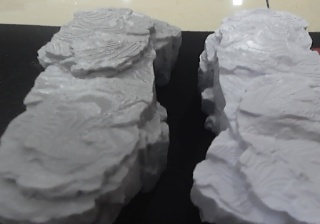
#> input picture 1.jpg, 320 x 224 px
$ python -i crack_detect.py   (imports and definitions only)
#> lines starting #> are read from the running program, lines starting #| are printed output that depends on the picture; after the words box and inside, x2 and y2 are one past the last pixel; in counts of white or black regions, pixels touching at a corner belong together
#> further down, picture is the input picture: shape (224, 320, 3); mean B, G, R 121, 119.7, 119.4
#!/usr/bin/env python3
"""传统图像处理 - 检测黑色裂缝（白色=石块，黑色=裂缝）"""
import cv2, numpy as np, threading, time, socket
from http.server import HTTPServer, BaseHTTPRequestHandler

CAM_ID, CAM_W, CAM_H = 0, 1280, 720
CRACK_THRESH = 60  # 低于此灰度值 = 裂缝
MIN_AREA = 200     # 最小裂缝面积（去噪）
PORT = 8000

latest_jpeg = None
fps_val = 0
lock = threading.Lock()

def detect_cracks(frame):
    gray = cv2.cvtColor(frame, cv2.COLOR_BGR2GRAY)
    # 黑色 = 低灰度 → 裂缝
    _, crack_bin = cv2.threshold(gray, CRACK_THRESH, 255, cv2.THRESH_BINARY_INV)
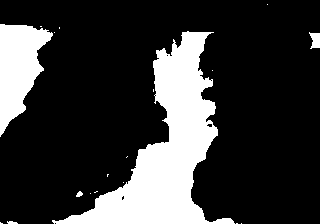
#> crack_bin: shape (224, 320); 21.7% white; 19 white regions (14 under 20 px), largest, box (x1, y1, x2, y2) and area: (52, 31, 235, 224) 11900, (0, 24, 53, 137) 3425, (309, 32, 320, 49) 132, (76, 191, 83, 197) 28, (7, 221, 18, 224) 25
    # 形态学去噪 + 连接
    kernel = cv2.getStructuringElement(cv2.MORPH_ELLIPSE, (3, 3))
    crack_clean = cv2.morphologyEx(crack_bin, cv2.MORPH_OPEN, kernel, iterations=1)
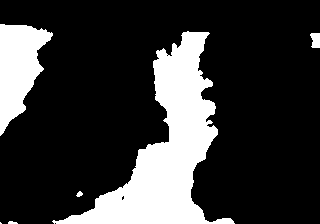
#> crack_clean: shape (224, 320); 21.6% white; 6 white regions (1 under 20 px), largest, box (x1, y1, x2, y2) and area: (52, 31, 235, 224) 11851, (0, 24, 53, 136) 3419, (310, 33, 320, 48) 126, (76, 191, 83, 197) 27, (8, 221, 18, 224) 23
    crack_clean = cv2.morphologyEx(crack_clean, cv2.MORPH_CLOSE, kernel, iterations=2)
#> crack_clean: shape (224, 320); 21.7% white; 6 white regions (1 under 20 px)
    # 过滤小区域
    contours, _ = cv2.findContours(crack_clean, cv2.RETR_EXTERNAL, cv2.CHAIN_APPROX_SIMPLE)
#> contours = 6 contours, 3 with area under 20; largest, box (x1, y1, x2, y2) and area: (52, 31, 235, 224) 11550, (0, 24, 53, 136) 3286, (310, 33, 320, 48) 104
    crack_mask = np.zeros_like(crack_clean)
    crack_contours = []
    for c in contours:
        if cv2.contourArea(c) > MIN_AREA:
            cv2.drawContours(crack_mask, [c], -1, 255, -1)
            crack_contours.append(c)
#> this loop made 6 passes
#> c on pass 1: [[0, 222], [0, 223], [1, 223]]
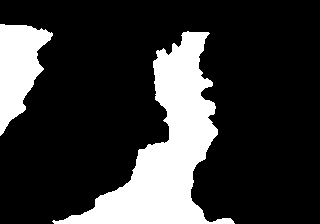
#> crack_mask: shape (224, 320); 21.4% white; 2 white regions
#> after the loop, crack_contours = 2 contours; box (x1, y1, x2, y2) and area: (52, 31, 235, 224) 11550, (0, 24, 53, 136) 3286
    return crack_mask, crack_contours

def inference_loop():
    global latest_jpeg, fps_val
    cap = cv2.VideoCapture(CAM_ID)
    cap.set(cv2.CAP_PROP_FOURCC, cv2.VideoWriter_fourcc(*'MJPG'))
    cap.set(3, CAM_W); cap.set(4, CAM_H); cap.set(cv2.CAP_PROP_BUFFERSIZE, 1)
    fc, t0 = 0, time.time()
    while True:
        ret, frame = cap.read()
        if not ret: time.sleep(0.01); continue
        crack_mask, contours = detect_cracks(frame)
        if contours:
            result = frame.astype(np.float32)
            cf = (crack_mask > 0).astype(np.float32)
            # 裂缝涂鲜艳绿色
            result[cf > 0] = [50, 255, 50]
            frame = np.clip(result, 0, 255).astype(np.uint8)
            # 轮廓线
            cv2.drawContours(frame, contours, -1, (0, 200, 0), 1)
        fc += 1
        if fc % 30 == 0: fps_val = 30 / (time.time() - t0); t0 = time.time()
        cv2.putText(frame, f"FPS:{fps_val:.1f}", (10, 30), cv2.FONT_HERSHEY_SIMPLEX, 0.8, (0, 255, 255), 2)
        with lock:
            _, arr = cv2.imencode('.jpg', frame, [cv2.IMWRITE_JPEG_QUALITY, 75])
            latest_jpeg = arr.tobytes()

HTML = b"""<!DOCTYPE html><html><body style="margin:0;background:#222">
<h2 style="color:#0f0;text-align:center">Crack Detection</h2>
<p style="color:#aaa;text-align:center">Threshold=%d</p>
<img src="/video" style="width:100%%"></body></html>""" % CRACK_THRESH

class Handler(BaseHTTPRequestHandler):
    def do_GET(self):
        if self.path == '/':
            self.send_response(200); self.send_header('Content-type', 'text/html'); self.end_headers()
            self.wfile.write(HTML)
        elif self.path == '/video':
            self.send_response(200)
            self.send_header('Content-type', 'multipart/x-mixed-replace; boundary=frame')
            self.send_header('Cache-Control', 'no-cache'); self.end_headers()
            while True:
                with lock: data = latest_jpeg
                if data:
                    try: self.wfile.write(b'--frame\r\nContent-Type: image/jpeg\r\n\r\n' + data + b'\r\n')
                    except: break
                time.sleep(0.03)

# [6 lines not run here, left out]

>>> import cv2
>>> picture = cv2.imread('1.jpg')
>>> result = detect_cracks(picture)

$ run again, on 2.jpg
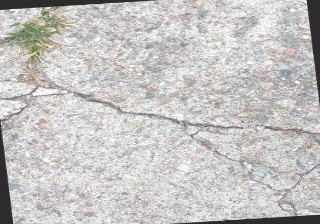
#> input picture 2.jpg, 320 x 224 px
#> picture is the input picture: shape (224, 320, 3); mean B, G, R 195.3, 196.2, 198
#> in detect_cracks, `_, crack_bin = cv2.threshold(gray, CRACK_THRESH, 255, cv2.THRESH_BINAR..`:
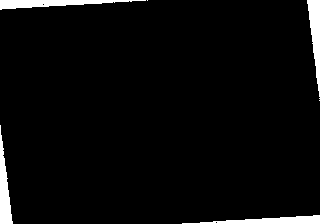
#> crack_bin: shape (224, 320); 3.8% white; 7 white regions (3 under 20 px), largest, box (x1, y1, x2, y2) and area: (0, 0, 146, 10) 741, (307, 0, 320, 97) 669, (182, 215, 320, 224) 662, (0, 125, 13, 224) 657
#> contours = 4 contours; box (x1, y1, x2, y2) and area: (0, 0, 133, 10) 590, (307, 0, 320, 92) 566, (0, 134, 13, 224) 552, (199, 215, 320, 224) 517
#> the loop in detect_cracks, `for c in contours:` made 4 passes
#> after the loop in detect_cracks, `for c in contours:`: crack_contours has the same summary as contours

$ run again, on 3.jpg
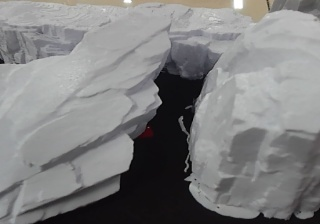
#> input picture 3.jpg, 320 x 224 px
#> picture is the input picture: shape (224, 320, 3); mean B, G, R 128, 127.6, 127.5
#> in detect_cracks, `_, crack_bin = cv2.threshold(gray, CRACK_THRESH, 255, cv2.THRESH_BINAR..`:
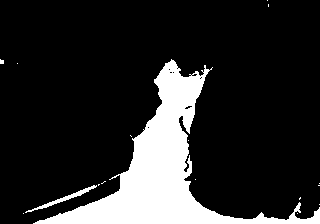
#> crack_bin: shape (224, 320); 16% white; 17 white regions (15 under 20 px), largest, box (x1, y1, x2, y2) and area: (33, 59, 320, 224) 11144, (25, 185, 97, 213) 257
#> contours = 3 contours, 1 with area under 20; largest, box (x1, y1, x2, y2) and area: (34, 60, 320, 224) 10790, (36, 185, 96, 210) 172
#> the loop in detect_cracks, `for c in contours:` made 3 passes
#> after the loop in detect_cracks, `for c in contours:`:
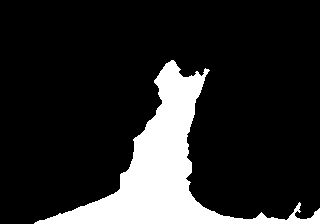
#> crack_mask: shape (224, 320); 15.7% white; 1 white region
#> after the loop in detect_cracks, `for c in contours:`: crack_contours = 1 contour; box (x1, y1, x2, y2) and area: (34, 60, 320, 224) 10790

$ run again, on 4.jpg
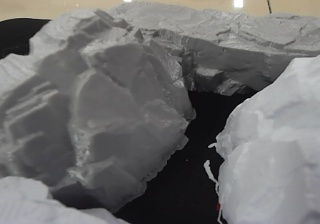
#> input picture 4.jpg, 320 x 224 px
#> picture is the input picture: shape (224, 320, 3); mean B, G, R 110.4, 110.9, 111.5
#> in detect_cracks, `_, crack_bin = cv2.threshold(gray, CRACK_THRESH, 255, cv2.THRESH_BINAR..`:
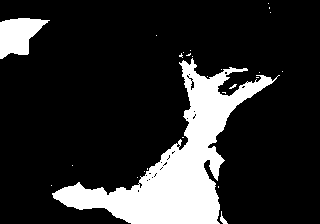
#> crack_bin: shape (224, 320); 17.2% white; 26 white regions (23 under 20 px), largest, box (x1, y1, x2, y2) and area: (52, 58, 280, 224) 10980, (0, 18, 50, 59) 1263, (220, 211, 228, 224) 41
#> contours = 4 contours, 2 with area under 20; largest, box (x1, y1, x2, y2) and area: (52, 59, 273, 224) 10856, (0, 18, 48, 59) 1188
#> the loop in detect_cracks, `for c in contours:` made 4 passes
#> c on passes 1, 3: [[234, 84], [232, 86], [233, 87], [235, 85]], [[181, 54], [180, 55], [181, 56], [182, 55]]
#> after the loop in detect_cracks, `for c in contours:`:
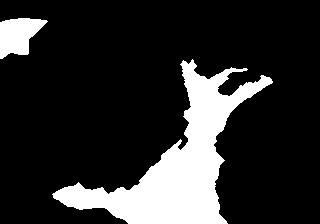
#> crack_mask: shape (224, 320); 17.4% white; 2 white regions
#> after the loop in detect_cracks, `for c in contours:`: crack_contours = 2 contours; box (x1, y1, x2, y2) and area: (52, 59, 273, 224) 10856, (0, 18, 48, 59) 1188
